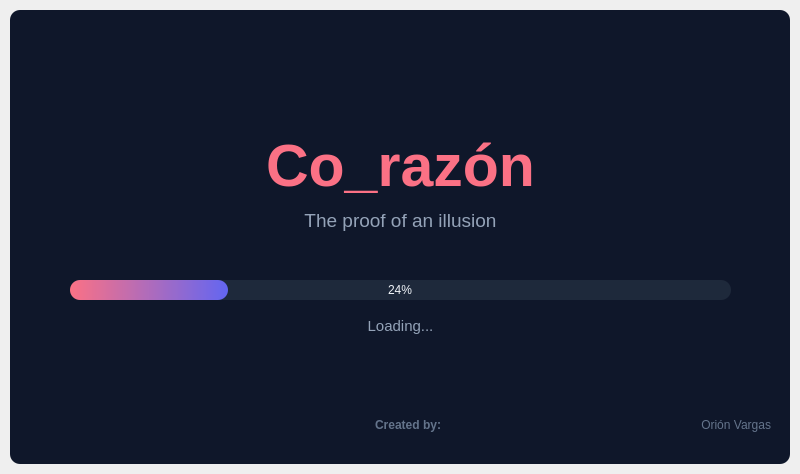
<?xml version="1.0" encoding="UTF-8"?>
<ui version="4.0">
 <class>SplashScreen</class>
 <widget class="QMainWindow" name="SplashScreen">
  <property name="geometry">
   <rect>
    <x>0</x>
    <y>0</y>
    <width>800</width>
    <height>474</height>
   </rect>
  </property>
  <property name="windowTitle">
   <string>MainWindow</string>
  </property>
  <widget class="QWidget" name="centralwidget">
   <layout class="QVBoxLayout" name="verticalLayout">
    <property name="spacing">
     <number>0</number>
    </property>
    <property name="leftMargin">
     <number>10</number>
    </property>
    <property name="topMargin">
     <number>10</number>
    </property>
    <property name="rightMargin">
     <number>10</number>
    </property>
    <property name="bottomMargin">
     <number>10</number>
    </property>
    <item>
      <widget class="QFrame" name="dropShadowFrame">
       <property name="styleSheet">
        <string notr="true">QFrame{
	background-color: rgb(15, 23, 42);
	color: rgb(241, 245, 249);
	border-radius: 10px;
}</string>
       </property>
       <property name="frameShape">
        <enum>QFrame::StyledPanel</enum>
       </property>
       <property name="frameShadow">
        <enum>QFrame::Raised</enum>
       </property>
       <widget class="QLabel" name="label_title">
        <property name="geometry">
         <rect>
          <x>0</x>
          <y>110</y>
          <width>781</width>
          <height>91</height>
         </rect>
        </property>
        <property name="font">
         <font>
          <family>Segoe UI</family>
          <pointsize>44</pointsize>
         </font>
        </property>
        <property name="styleSheet">
         <string notr="true">color: rgb(251, 113, 133); font-weight: bold;</string>
        </property>
        <property name="text">
         <string>Co_razón</string>
        </property>
        <property name="alignment">
         <set>Qt::AlignCenter</set>
        </property>
       </widget>
       <widget class="QLabel" name="label_description">
        <property name="geometry">
         <rect>
          <x>0</x>
          <y>190</y>
          <width>781</width>
          <height>41</height>
         </rect>
        </property>
        <property name="font">
         <font>
          <family>Segoe UI</family>
          <pointsize>14</pointsize>
         </font>
        </property>
        <property name="styleSheet">
         <string notr="true">color: rgb(148, 163, 184);</string>
        </property>
        <property name="text">
         <string>The proof of an illusion</string>
        </property>
        <property name="alignment">
         <set>Qt::AlignCenter</set>
        </property>
       </widget>
       <widget class="QProgressBar" name="progressBar">
        <property name="geometry">
         <rect>
          <x>60</x>
          <y>270</y>
          <width>661</width>
          <height>20</height>
         </rect>
        </property>
        <property name="styleSheet">
         <string notr="true">QProgressBar {
	color: rgb(241, 245, 249);
	background-color:  rgb(30, 41, 59);
	border-style: none;
	border-radius: 10px;
	text-align: center;
}
QProgressBar::chunk{
	border-radius: 10px;
	background-color:qlineargradient(spread:pad, x1:0, y1:0, x2:1, y2:0, stop:0 rgba(251, 113, 133, 255), stop:1 rgba(99, 102, 241, 255))
}</string>
        </property>
        <property name="value">
         <number>24</number>
        </property>
       </widget>
       <widget class="QLabel" name="label_loading">
        <property name="geometry">
         <rect>
          <x>0</x>
          <y>300</y>
          <width>781</width>
          <height>31</height>
         </rect>
        </property>
        <property name="font">
         <font>
          <family>Segoe UI</family>
          <pointsize>11</pointsize>
         </font>
        </property>
        <property name="styleSheet">
         <string notr="true">color: rgb(148, 163, 184);</string>
        </property>
        <property name="text">
         <string>Loading...</string>
        </property>
        <property name="alignment">
         <set>Qt::AlignCenter</set>
        </property>
       </widget>
       <widget class="QLabel" name="label_credits">
        <property name="geometry">
         <rect>
          <x>430</x>
          <y>400</y>
          <width>331</width>
          <height>31</height>
         </rect>
        </property>
        <property name="font">
         <font>
          <family>Segoe UI</family>
          <pointsize>9</pointsize>
         </font>
        </property>
        <property name="styleSheet">
         <string notr="true">color: rgb(100, 116, 139);</string>
        </property>
        <property name="text">
         <string>&lt;html&gt;&lt;head/&gt;&lt;body&gt;&lt;p&gt;Orión Vargas&lt;/p&gt;&lt;/body&gt;&lt;/html&gt;</string>
        </property>
        <property name="alignment">
         <set>Qt::AlignRight|Qt::AlignTrailing|Qt::AlignVCenter</set>
        </property>
       </widget>
       <widget class="QLabel" name="label_image">
        <property name="geometry">
         <rect>
          <x>0</x>
          <y>0</y>
          <width>0</width>
          <height>0</height>
         </rect>
        </property>
        <property name="styleSheet">
         <string notr="true"/>
        </property>
        <property name="text">
         <string/>
        </property>
        <property name="scaledContents">
         <bool>false</bool>
        </property>
        <property name="alignment">
         <set>Qt::AlignCenter</set>
        </property>
       </widget>
       <widget class="QLabel" name="label_credits_2">
        <property name="geometry">
         <rect>
          <x>340</x>
          <y>400</y>
          <width>91</width>
          <height>31</height>
         </rect>
        </property>
        <property name="font">
         <font>
          <family>Segoe UI</family>
          <pointsize>9</pointsize>
         </font>
        </property>
        <property name="styleSheet">
         <string notr="true">color: rgb(100, 116, 139);</string>
        </property>
        <property name="text">
         <string>&lt;html&gt;&lt;head/&gt;&lt;body&gt;&lt;p&gt;&lt;span style=&quot; font-weight:600;&quot;&gt;Created by:&lt;/span&gt;&lt;/p&gt;&lt;/body&gt;&lt;/html&gt;</string>
        </property>
        <property name="alignment">
         <set>Qt::AlignRight|Qt::AlignTrailing|Qt::AlignVCenter</set>
        </property>
       </widget>
      </widget>
    </item>
   </layout>
  </widget>
 </widget>
 <resources/>
 <connections/>
</ui>
